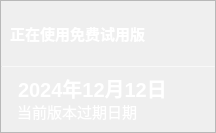
                      <widget class="QFrame" name="frame_top1">
                       <property name="sizePolicy">
                        <sizepolicy hsizetype="Preferred" vsizetype="Preferred">
                         <horstretch>0</horstretch>
                         <verstretch>0</verstretch>
                        </sizepolicy>
                       </property>
                       <property name="minimumSize">
                        <size>
                         <width>216</width>
                         <height>133</height>
                        </size>
                       </property>
                       <property name="maximumSize">
                        <size>
                         <width>16777215</width>
                         <height>150</height>
                        </size>
                       </property>
                       <property name="styleSheet">
                        <string notr="true">
QFrame#frame_top1{
color: rgb(255, 255, 255);
border-radius: 10px;
background-color: qradialgradient(cx:0, cy:0, radius:1, fx:0.1, fy:0.1, stop:0 rgb(162, 129, 247),  stop:1 rgb(119, 111, 252));
border: 1px outset rgb(98, 91, 213);
}
</string>
                       </property>
                       <property name="frameShape">
                        <enum>QFrame::StyledPanel</enum>
                       </property>
                       <property name="frameShadow">
                        <enum>QFrame::Raised</enum>
                       </property>
                       <layout class="QVBoxLayout" name="verticalLayout_5" stretch="0,4,0">
                        <property name="spacing">
                         <number>0</number>
                        </property>
                        <property name="leftMargin">
                         <number>0</number>
                        </property>
                        <property name="topMargin">
                         <number>0</number>
                        </property>
                        <property name="rightMargin">
                         <number>0</number>
                        </property>
                        <property name="bottomMargin">
                         <number>0</number>
                        </property>
                        <item>
                         <widget class="QFrame" name="frame_113">
                          <property name="styleSheet">
                           <string notr="true">border:none;
background-color: transparent;</string>
                          </property>
                          <property name="frameShape">
                           <enum>QFrame::StyledPanel</enum>
                          </property>
                          <property name="frameShadow">
                           <enum>QFrame::Raised</enum>
                          </property>
                          <layout class="QHBoxLayout" name="horizontalLayout_6">
                           <item>
                            <widget class="QPushButton" name="Free_pushButton">
                             <property name="minimumSize">
                              <size>
                               <width>0</width>
                               <height>24</height>
                              </size>
                             </property>
                             <property name="maximumSize">
                              <size>
                               <width>41677</width>
                               <height>48</height>
                              </size>
                             </property>
                             <property name="font">
                              <font>
                               <pointsize>11</pointsize>
                               <bold>true</bold>
                              </font>
                             </property>
                             <property name="cursor">
                              <cursorShape>PointingHandCursor</cursorShape>
                             </property>
                             <property name="styleSheet">
                              <string notr="true">QPushButton{
	color: rgb(255, 255, 255);
text-align:left;

	border:0px outset rgb(255, 255, 255);
	border-radius:8px;
}
QPushButton:hover {

border:2px outset rgba(36, 36, 36,0);
}
QPushButton:pressed {

border:4px outset rgba(36, 36, 36,0);
}
</string>
                             </property>
                             <property name="text">
                              <string>正在使用免费试用版</string>
                             </property>
                             <property name="icon">
                              <iconset>
                               <normaloff>:/buttom_white/img/buttom_white/西瓜视频_xigua.svg</normaloff>:/buttom_white/img/buttom_white/西瓜视频_xigua.svg</iconset>
                             </property>
                            </widget>
                           </item>
                          </layout>
                         </widget>
                        </item>
                        <item>
                         <widget class="Line" name="line_6">
                          <property name="maximumSize">
                           <size>
                            <width>16777215</width>
                            <height>1</height>
                           </size>
                          </property>
                          <property name="styleSheet">
                           <string notr="true">background-color: rgba(255, 255, 255, 89);</string>
                          </property>
                          <property name="orientation">
                           <enum>Qt::Horizontal</enum>
                          </property>
                         </widget>
                        </item>
                        <item>
                         <widget class="QFrame" name="frame_114">
                          <property name="styleSheet">
                           <string notr="true">border:none;
background-color: transparent;</string>
                          </property>
                          <property name="frameShape">
                           <enum>QFrame::StyledPanel</enum>
                          </property>
                          <property name="frameShadow">
                           <enum>QFrame::Raised</enum>
                          </property>
                          <layout class="QVBoxLayout" name="verticalLayout_6">
                           <property name="spacing">
                            <number>0</number>
                           </property>
                           <property name="leftMargin">
                            <number>0</number>
                           </property>
                           <property name="topMargin">
                            <number>0</number>
                           </property>
                           <property name="rightMargin">
                            <number>0</number>
                           </property>
                           <property name="bottomMargin">
                            <number>0</number>
                           </property>
                           <item alignment="Qt::AlignBottom">
                            <widget class="QLabel" name="label_5">
                             <property name="maximumSize">
                              <size>
                               <width>16777215</width>
                               <height>24</height>
                              </size>
                             </property>
                             <property name="font">
                              <font>
                               <pointsize>15</pointsize>
                               <bold>true</bold>
                              </font>
                             </property>
                             <property name="styleSheet">
                              <string notr="true">color: rgb(255, 255, 255);
padding-left:12px;</string>
                             </property>
                             <property name="text">
                              <string>2024年12月12日</string>
                             </property>
                             <property name="alignment">
                              <set>Qt::AlignLeading|Qt::AlignLeft|Qt::AlignVCenter</set>
                             </property>
                            </widget>
                           </item>
                           <item alignment="Qt::AlignTop">
                            <widget class="QLabel" name="label_6">
                             <property name="maximumSize">
                              <size>
                               <width>16777215</width>
                               <height>24</height>
                              </size>
                             </property>
                             <property name="font">
                              <font>
                               <pointsize>11</pointsize>
                               <underline>false</underline>
                              </font>
                             </property>
                             <property name="styleSheet">
                              <string notr="true">color: rgb(255, 255, 255);
padding-left:12px;</string>
                             </property>
                             <property name="text">
                              <string>当前版本过期日期</string>
                             </property>
                             <property name="alignment">
                              <set>Qt::AlignLeading|Qt::AlignLeft|Qt::AlignVCenter</set>
                             </property>
                            </widget>
                           </item>
                          </layout>
                         </widget>
                        </item>
                       </layout>
                      </widget>
